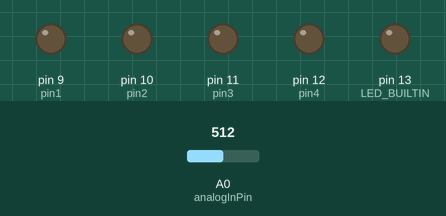
Simulated run of this sketch. Board: Arduino Uno, built with avr-gcc and run on an emulated ATmega328P. On the bench: output pins drawn as LEDs (lit = HIGH). The test bench sets the inputs (shaded band); at power-on: A0 (analogInPin) = 512. What the sketch prints to the serial monitor is not drawn.

Above: at 1.2 s.
1.3 s: A0 (analogInPin) set to 520
4.3 s: A0 (analogInPin) set to 543
Timing chart, 0 to 38.8 s (numbered marks = the images above; inputs shaded):
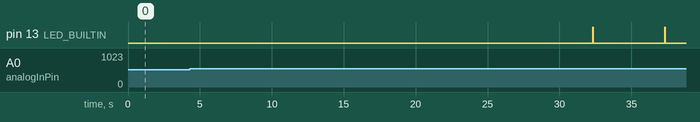

The sketch:

apneiav3_melhorado.ino
```cpp
#define NPONTOS 1000
#define AMPLMIN 30
#define TEMPO 33

const int pin1 = 9;  // First output pin
const int pin2 = 10; // Second output pin
const int pin3 = 11; // Third output pin
const int pin4 = 12; // Fourth output pin

const int analogInPin = A0;        // Analog input pin that the sensor is attached to

// taxa de amostragem: 100 pontos/s -> período de 10ms
// vetor para guardar 10s de dados = 1000 pontos
byte dados[NPONTOS];
int contador = 0;
bool carregar_dados = false;
long t_ultimo_disparo = millis();
float media=0;
float media_base=0;


void aciona(bool p1, bool p2, bool p3, bool p4){
    digitalWrite(pin1, p1);
    digitalWrite(pin2, p2);
    digitalWrite(pin3, p3);
    digitalWrite(pin4, p4);
    delayMicroseconds(TEMPO); // Wait 50us

    digitalWrite(pin1, LOW);
    digitalWrite(pin2, LOW);
    digitalWrite(pin3, LOW);
    digitalWrite(pin4, LOW);
    delayMicroseconds(TEMPO); // Wait 50us
}

void dispara(){
  aciona(LOW,LOW,LOW,LOW); // Não aciona nenhum pino
  aciona(HIGH,LOW,LOW,LOW); // Aciona apenas 1 pino
  aciona(HIGH,HIGH,LOW,LOW); //Aciona apenas 2 pinos
  aciona(HIGH,HIGH,HIGH,LOW); //Aciona apenas 3 pinos
  aciona(HIGH,HIGH,HIGH,HIGH); // Acionando os quatro pinos
  aciona(HIGH,HIGH,HIGH,LOW); //Aciona apenas 3 pinos
  aciona(HIGH,HIGH,LOW,LOW); //Aciona apenas 2 pinos
  aciona(HIGH,LOW,LOW,LOW); // Aciona apenas 1 pino
  aciona(LOW,LOW,LOW,LOW); // Não aciona nenhum pino
}

void setup() {
  pinMode(pin1, OUTPUT);
  pinMode(pin2, OUTPUT);
  pinMode(pin3, OUTPUT);
  pinMode(pin4, OUTPUT);

  // put your setup code here, to run once:
  pinMode(LED_BUILTIN, OUTPUT);
  digitalWrite(LED_BUILTIN, LOW);
  Serial.begin(9600);
}

void loop() {
  // put your main code here, to run repeatedly:
  int dado = analogRead(analogInPin)/4.0;
  media=0.98*media+0.02*dado;
  media_base=0.995*media_base+0.005*dado;
  float media_final = media-media_base;
  Serial.print(dado);
  Serial.print("\t");
  Serial.print(media);
  Serial.print("\t");
  Serial.print(media_base);
  Serial.print("\t");
  Serial.print(media_final);
  dados[contador] = int(media_final+127);
  contador = contador+1;
  if (contador == NPONTOS){ // verifica se chegou no final do vetor
    carregar_dados = true;
    contador = 0;
  }

  if (carregar_dados){ // se janela cheia...
    int  meumin = 2000;
    int  meumax = -1;
    for (int idx = 0; idx < NPONTOS; idx++){
      if (dados[idx] > meumax) meumax = dados[idx];
      if (dados[idx] < meumin) meumin = dados[idx];
    }
    int amplitude = meumax - meumin;
    Serial.print("\t");
    Serial.print(amplitude);
    if ((amplitude < AMPLMIN) && (millis() - t_ultimo_disparo > 5000)){ // teve apneia
      digitalWrite(LED_BUILTIN, HIGH);
      dispara();
      t_ultimo_disparo = millis();
    }
    else digitalWrite(LED_BUILTIN, LOW);
  }

  Serial.print("\n");
  delay(10);
}
```

Measured:
- after the input at 1.3 s, every drawn part: stays the same
